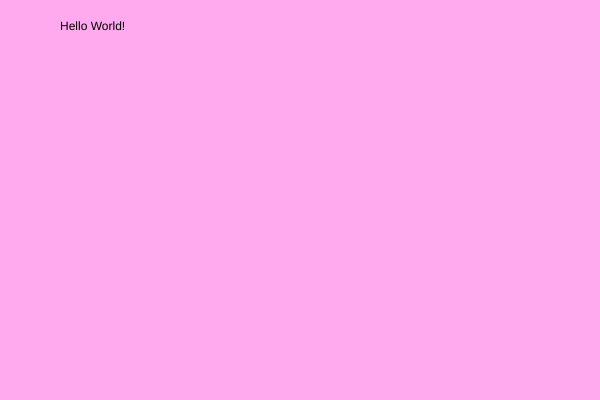
Frame 1 (no input)
Frame 60 (no input): identical to frame 1, image omitted
Frame 120 (the mouse pressed at the canvas centre since frame 60): identical to frame 1, image omitted

The p5.js sketch that drew this single still picture (run headless with seeded random() and noise() and a simulated clock; from frame 60 on, the mouse is pressed at the canvas centre):

// p5.js sketch
// ── sketch.js

function setup(){
    createCanvas(600, 400);
  }

function draw() {
  background(153);
  background('#fae')
  text("Hello World!", 60, 30);
  // line(0, 0, width, height);
}
